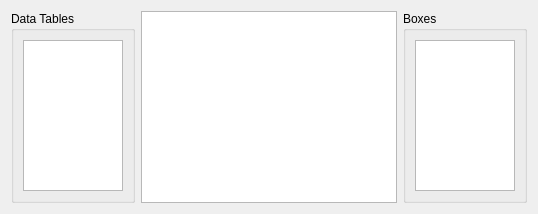
<?xml version="1.0" encoding="UTF-8"?>
<ui version="4.0">
 <author>Anton Rau</author>
 <class>TraffiCageRawDataWidget</class>
 <widget class="QWidget" name="TraffiCageRawDataWidget">
  <layout class="QHBoxLayout" name="horizontalLayout">
   <item>
    <widget class="QGroupBox" name="groupBoxTables">
     <property name="title">
      <string>Data Tables</string>
     </property>
     <layout class="QVBoxLayout" name="verticalLayout">
      <item>
       <widget class="QListWidget" name="listWidgetTables">
        <property name="sizeAdjustPolicy">
         <enum>QAbstractScrollArea::SizeAdjustPolicy::AdjustToContents</enum>
        </property>
       </widget>
      </item>
     </layout>
    </widget>
   </item>
   <item>
    <widget class="QTableView" name="tableView">
     <property name="sizePolicy">
      <sizepolicy hsizetype="Expanding" vsizetype="Expanding">
       <horstretch>1</horstretch>
       <verstretch>0</verstretch>
      </sizepolicy>
     </property>
     <property name="selectionMode">
      <enum>QAbstractItemView::SelectionMode::SingleSelection</enum>
     </property>
     <property name="selectionBehavior">
      <enum>QAbstractItemView::SelectionBehavior::SelectRows</enum>
     </property>
     <attribute name="verticalHeaderMinimumSectionSize">
      <number>20</number>
     </attribute>
     <attribute name="verticalHeaderDefaultSectionSize">
      <number>20</number>
     </attribute>
    </widget>
   </item>
   <item>
    <widget class="QGroupBox" name="groupBoxBoxes">
     <property name="title">
      <string>Boxes</string>
     </property>
     <layout class="QVBoxLayout" name="verticalLayout_2">
      <item>
       <widget class="QListWidget" name="listWidgetBoxes">
        <property name="sizeAdjustPolicy">
         <enum>QAbstractScrollArea::SizeAdjustPolicy::AdjustToContents</enum>
        </property>
        <property name="selectionMode">
         <enum>QAbstractItemView::SelectionMode::MultiSelection</enum>
        </property>
       </widget>
      </item>
     </layout>
    </widget>
   </item>
  </layout>
 </widget>
 <resources>
  <include location="../../../../../../resources/resources.qrc"/>
 </resources>
 <connections/>
</ui>
